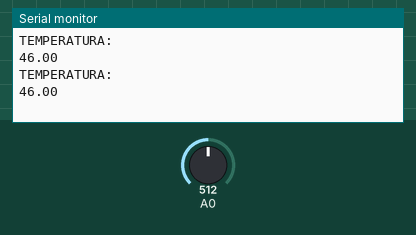
This sketch was run on a simulated Arduino Uno, built with avr-gcc and run on an emulated ATmega328P. On the bench: the last lines printed to the serial monitor. The inputs (shaded band) are chosen by the test bench; at power-on: A0 = 512.

Above: at 3.8 s.
3.9 s: A0 set to 716
At 5.8 s:
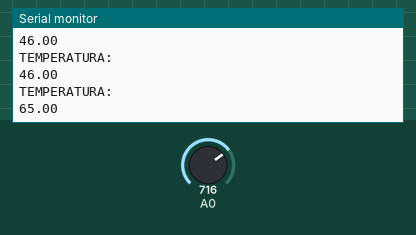
6.7 s: A0 set to 900
At 7.4 s:
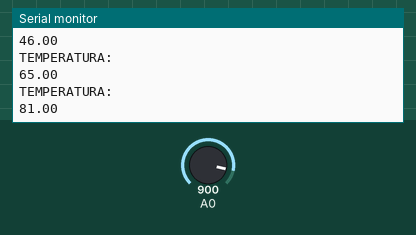
Timing chart, 0 to 9.7 s (numbered marks = the images above; inputs shaded):
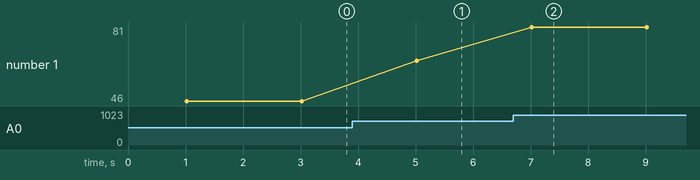

The sketch:

temp.ino
```cpp
float temp;
int tempdig;


void setup()
{
  pinMode(A0,INPUT);
  Serial.begin(9600);
}

void loop()
{
  delay(1000);
  tempdig = analogRead(A0);
  temp = map(tempdig, 0, 1023, 0, 93);
  Serial.println("TEMPERATURA:  ");
  Serial.println(temp);
  delay(1000);
}
```

Measured:
- after the input at 3.9 s, the serial monitor: prints a new line after 1.1 s (image 1)
- after the input at 6.7 s, the serial monitor: prints a new line after 0.32 s (image 2)
- plotted number 1: 46 → 65 after the input at 3.9 s, 65 → 81 after the input at 6.7 s
